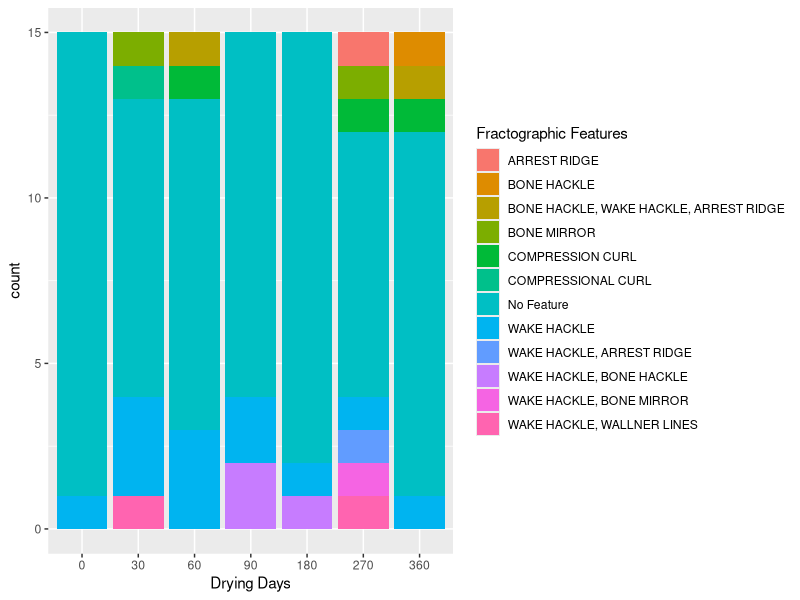
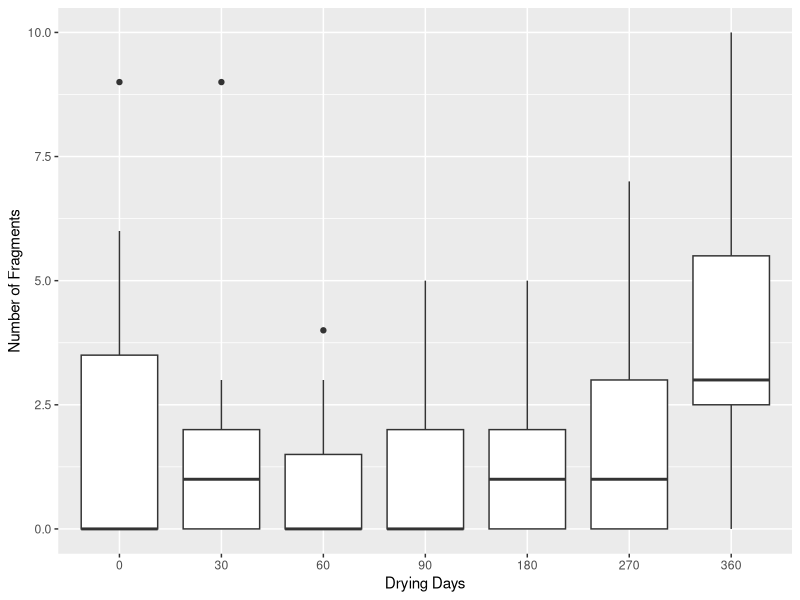

These charts were generated, in order, by the following R code:
## ---- chunk 1
library(tidyverse)
library(readxl)
library(dplyr)
library(nnet)
library(rlist)
# loading packages
## ---- chunk 2
bone <- readxl::read_xlsx("BU Thesis Data.xlsx", sheet = 2)
drop<-c()
for (i in 1:nrow(bone))  {
  if (is.na(bone$`Bone Type`[i])){
    drop <- c(drop, i)
  }
}
bone<-bone[-drop,]
# read bone and drop the date without information

# ignore unobserved bone
bone <- select(bone, -`Bone Type`, -`Percentage of Feature Present`)
# select columns from Bone Type to Percentage of Feature Present
bone$`Bone Specimen` <- gsub("\\,.*","", bone$`Bone Specimen`)
bone$`Bone Specimen` <- gsub("[^0-9]","", bone$`Bone Specimen`)
bone<-mutate(bone,`Bone Specimen`=fct_relevel(`Bone Specimen`,'0','30','60','90','180','270','360'))
bone$`days`<-bone$`Bone Specimen`
# creating variable drying day
typeof(bone$`Bone Specimen`)
bone$`Fractographic Features`[bone$`Fractographic Features`=="N/A"]<-"No Feature"
bone$`Fracture Angle`[bone$`Fracture Angle`=="N/A"]<-"non applicable"
bone$`Fracture Type`[bone$`Fracture Type`=="N/A"]<-"non applicable"
bone$`Fracture Surface`[bone$`Fracture Surface`=="N/A"]<-"non applicable"
bone$`Fracture Outline`[bone$`Fracture Outline`=="N/A"]<-"non applicable"
#Clean dependent variable

bone$`Bisecting Fracture`<-factor(bone$`Bisecting Fracture`)
bone$`Fracture-like`<-factor(bone$`Fracture-like`)
bone$`Fracture Angle`<-factor(bone$`Fracture Angle`)
bone$`Fracture Type`<-factor(bone$`Fracture Type`)
bone$`Fracture Surface`<-factor(bone$`Fracture Surface`)
bone$`Fracture Outline`<-factor(bone$`Fracture Outline`)

bone$`Fractographic Features`<-factor(bone$`Fractographic Features`)
# transfer variables to factor 
## ---- chunk 3
ggplot(data = bone) + geom_bar(mapping = aes(x = `Bone Specimen`, fill = `Fractographic Features`))+labs(x="Drying Days")
ggplot(data = bone, mapping = aes(x = `Bone Specimen`, y = `Number of Fragments`)) + geom_boxplot()+labs(x="Drying Days")
## ---- chunk 4

fit.Bisect_Fracture<-glm(bone$`Bisecting Fracture`~bone$days,family = binomial())
fit.Fracture_like<-glm(bone$`Fracture-like`~bone$days,family = binomial())
fit.Fracture_Angle<-multinom(bone$`Fracture Angle`~bone$days,trace = FALSE)
fit.Fracture_Type<-multinom(bone$`Fracture Type`~bone$days,trace = FALSE)
fit.Fracture_Surface<-multinom(bone$`Fracture Surface`~bone$days,trace = FALSE)
fit.Fracture_Outline<-multinom(bone$`Fracture Outline`~bone$days,trace = FALSE)
fit.Fractographic_Features<-multinom(bone$`Fractographic Features`~bone$days,trace = FALSE)
fit.Number_of_Fragments <- glm(bone$`Number of Fragments` ~ bone$days, family="poisson")
summary(fit.Bisect_Fracture)
summary(fit.Fracture_like)
summary(fit.Fracture_Angle)
summary(fit.Fracture_Type)
summary(fit.Fracture_Surface)
summary(fit.Fracture_Outline)
summary(fit.Fractographic_Features)
summary(fit.Number_of_Fragments)
